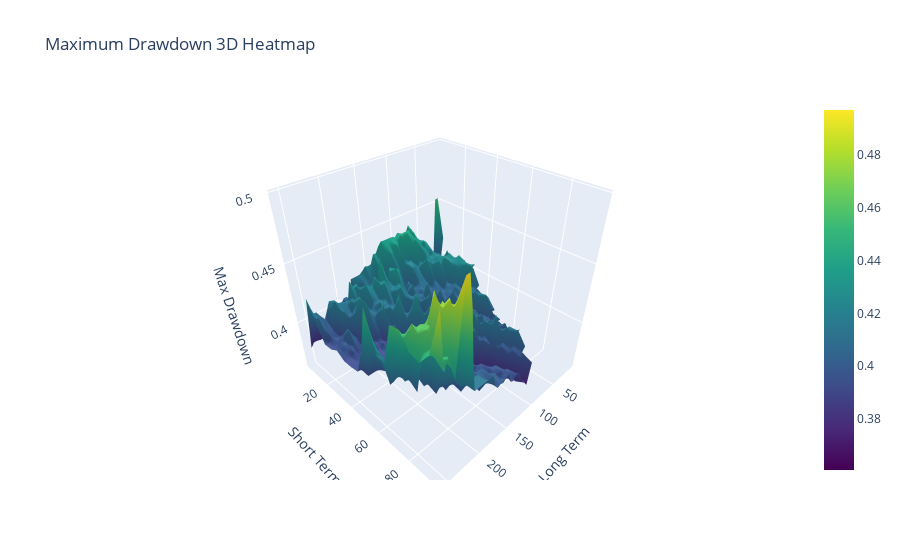

Here is the notebook cell this chart was saved with:
### Code cell
# Create pivot table for maximum drawdown
Max_Drawdown = result_df.pivot_table(index='short_term', columns='long_term', values='max_drawdown').values

# Define sorted lists of long and short terms for axes
long_terms = sorted(result_df['long_term'].unique())
short_terms = sorted(result_df['short_term'].unique())

# Create 3D surface plot for Maximum Drawdown heatmap
fig = go.Figure(data=[go.Surface(z=Max_Drawdown, x=long_terms, y=short_terms, colorscale='Viridis')])

fig.update_layout(
    title='Maximum Drawdown 3D Heatmap',
    scene=dict(
        xaxis_title='Long Term',
        yaxis_title='Short Term',
        zaxis_title='Max Drawdown'
    ),
    autosize=True
)

fig.write_html('max_drawdown_3d_heatmap.html')
fig.show()

### Figure 1 — Plotly figure (JSON) as saved in the notebook; plotly's stock layout.template omitted (floating-point values rounded to 4 significant figures; data arrays with more than 128 entries replaced by an {"elided": "..."} marker saying what was removed)
{"data": [{"colorscale": [[0, "#440154"], [0.1111, "#482878"], [0.2222, "#3e4989"], [0.3333, "#31688e"], [0.4444, "#26828e"], [0.5556, "#1f9e89"], [0.6667, "#35b779"], [0.7778, "#6ece58"], [0.8889, "#b5de2b"], [1, "#fde725"]], "type": "surface", "x": [10, 15, 20, 25, 30, 35, 40, 45, 50, 55, 60, 65, 70, 75, 80, 85, 90, 95, 100, 105, 110, 115, 120, 125, 130, 135, 140, 145, 150, 155, 160, 165, 170, 175, 180, 185, 190, 195, 200, 205, 210, 215, 220, 225, 230, 235, 240, 245, 250, 255], "y": [5, 10, 15, 20, 25, 30, 35, 40, 45, 50, 55, 60, 65, 70, 75, 80, 85, 90, 95], "z": {"elided": "19x50 float values"}}], "layout": {"autosize": true, "scene": {"xaxis": {"title": {"text": "Long Term"}}, "yaxis": {"title": {"text": "Short Term"}}, "zaxis": {"title": {"text": "Max Drawdown"}}}, "title": {"text": "Maximum Drawdown 3D Heatmap"}}}
